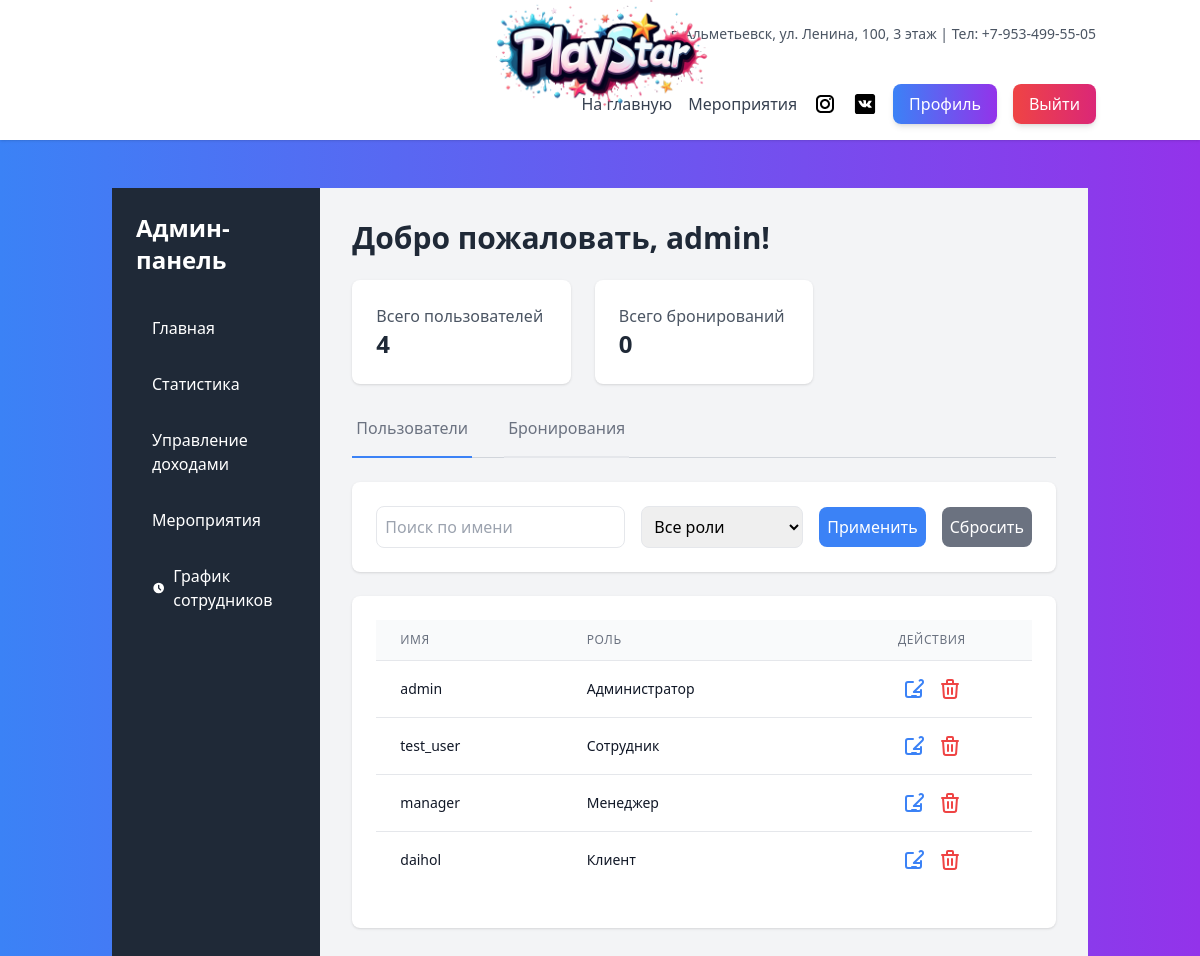
The app's page /staff/admin-dashboard/ (signed in) with its own data.
### main/models.py (models this page shows, shortened)
class CustomUser(AbstractUser):
    ROLE_CHOICES = [
        ('CLIENT', 'Клиент'),
        ('STAFF', 'Сотрудник'),
        ('MANAGER', 'Менеджер'),
        ('ADMIN', 'Администратор'),
    ]
    phone_number = models.CharField(max_length=15, unique=True, verbose_name="Номер телефона")
    role = models.CharField(
        max_length=10,
        choices=ROLE_CHOICES,
        default='CLIENT',
        verbose_name='Роль'
    )
    email = models.EmailField(unique=True, verbose_name="Email")

### staff/views.py (the view)
# urls.py: path('admin-dashboard/', views.admin_dashboard, name='admin_dashboard'),
@login_required
@role_required('Admin', 'Manager')
def admin_dashboard(request):
    all_users = CustomUser.objects.all()
    users = CustomUser.objects.all()
    search_query = request.GET.get('search', '').strip()
    role_filter = request.GET.get('role', '').strip().upper()
    if search_query:
        users = users.filter(username__icontains=search_query)
    if role_filter:
        users = users.filter(role=role_filter)
    total_users = all_users.count()
    bookings = Booking.objects.all()
    booking_search = request.GET.get('booking_search')
    if booking_search:
        bookings = bookings.filter(event_name__icontains=booking_search)
    booking_status = request.GET.get('booking_status')
    if booking_status:
        bookings = bookings.filter(status=booking_status)
    total_bookings = bookings.count()
    pending_bookings = bookings.filter(status='pending').count()
    paginator = Paginator(users, 5)
    page_number = request.GET.get('page', 1)
    page_obj = paginator.get_page(page_number)
    return render(request, 'staff/admin_dashboard.html', {
        'users': page_obj,
        'bookings': bookings,
        'total_users': total_users,
        'total_bookings': total_bookings,
        'pending_bookings': pending_bookings
    })

### staff/views.py (called while the page is built)
def role_required(*group_names):
    def in_groups(user):
        if user.is_authenticated:
            if bool(user.groups.filter(name__in=group_names)) or user.is_superuser:
                return True
        return False
    return user_passes_test(in_groups)

### staff/templates/staff/admin_dashboard.html (shortened to what this page needs)
{% extends 'base.html' %}
{% block content %}
<div class="flex min-h-screen">
<aside class="w-64 bg-gray-800 text-white p-6 flex flex-col justify-between">
    <div>
        <h2 class="text-2xl font-bold mb-8">Админ-панель</h2>
        <nav class="space-y-4">
            <a href="{% url 'admin_dashboard' %}" class="block py-2 px-4 rounded-lg hover:bg-gray-700 transition duration-300">Главная</a>
            <a href="{% url 'statistics' %}" class="block py-2 px-4 hover:bg-gray-700 rounded-lg transition duration-300">Статистика</a>
            <a href="{% url 'income_management' %}" class="block py-2 px-4 rounded-lg hover:bg-gray-700 transition duration-300">Управление доходами</a>
            <a href="{% url 'events' %}" class="block py-2 px-4 rounded-lg hover:bg-gray-700 transition duration-300">Мероприятия</a>
            <a href="{% url 'admin_shift_approval' %}" class="block py-2 px-4 rounded-lg hover:bg-gray-700 transition duration-300 flex items-center">
                <svg xmlns="http://www.w3.org/2000/svg" class="h-5 w-5 mr-2" viewBox="0 0 20 20" fill="currentColor">
                    <path fill-rule="evenodd" d="M10 18a8 8 0 100-16 8 8 0 000 16zm1-12a1 1 0 10-2 0v4a1 1 0 00.293.707l2.828 2.829a1 1 0 101.415-1.415L11 9.586V6z" clip-rule="evenodd" />
                </svg>
                График сотрудников
            </a>
        </nav>
    </div>
</aside>
    <main class="flex-1 p-8 bg-gray-100">
        <header class="mb-8">
            <h1 class="text-3xl font-bold text-gray-800">Добро пожаловать, {{ user.username }}!</h1>
            <div class="grid grid-cols-1 md:grid-cols-3 gap-6 mt-6">
                <div class="bg-white p-6 rounded-lg shadow">
                    <p class="text-gray-600">Всего пользователей</p>
                    <p class="text-2xl font-bold text-gray-800">{{ total_users }}</p>
                </div>
                <div class="bg-white p-6 rounded-lg shadow">
                    <p class="text-gray-600">Всего бронирований</p>
                    <p class="text-2xl font-bold text-gray-800">{{ total_bookings }}</p>
                </div>
            </div>
        </header>
        <div class="mb-6 border-b border-gray-300">
            <nav class="-mb-px flex space-x-8">
                <a href="#" id="tab-users" onclick="showTab('users'); return false;"
                   class="tab-link pb-4 px-1 border-b-2 font-medium text-gray-500 hover:text-gray-700">
                    Пользователи
                </a>
                <a href="#" id="tab-bookings" onclick="showTab('bookings'); return false;"
                   class="tab-link pb-4 px-1 border-b-2 font-medium text-gray-500 hover:text-gray-700">
                    Бронирования
                </a>
            </nav>
        </div>
        <div id="users-tab" class="tab-content">
            <div class="bg-white p-6 rounded-lg shadow mb-6">
                <form method="get" class="flex flex-col md:flex-row md:items-center md:space-x-4">
                    <input type="text" name="search" placeholder="Поиск по имени" value="{{ request.GET.search }}"
                           class="p-2 border rounded-lg flex-1 mb-4 md:mb-0">
                    <select name="role" class="p-2 border rounded-lg mb-4 md:mb-0">
                        <option value="">Все роли</option>
                    </select>
                    <button type="submit" class="bg-blue-500 text-white p-2 rounded-lg hover:bg-blue-600 transition duration-300">
                        Применить
                    </button>
                    <a href="{% url 'admin_dashboard' %}" class="bg-gray-500 text-white p-2 rounded-lg hover:bg-gray-600 transition duration-300">
                        Сбросить
                    </a>
                </form>
            </div>
            <div class="bg-white p-6 rounded-lg shadow overflow-x-auto">
                {% if users.object_list %}
                <table class="min-w-full divide-y divide-gray-200">
                    <thead class="bg-gray-50">
                        <tr>
                            <th class="px-6 py-3 text-left text-xs font-medium text-gray-500 uppercase tracking-wider">Имя</th>
                            <th class="px-6 py-3 text-left text-xs font-medium text-gray-500 uppercase tracking-wider">Роль</th>
                            <th class="px-6 py-3 text-center text-xs font-medium text-gray-500 uppercase tracking-wider">Действия</th>
                        </tr>
                    </thead>
                    <tbody class="bg-white divide-y divide-gray-200">
                        {% for user in users %}
                        <tr>
                            <td class="px-6 py-4 whitespace-nowrap text-sm text-gray-900">{{ user.username }}</td>
                            <td class="px-6 py-4 whitespace-nowrap text-sm text-gray-900">{{ user.get_role_display }}</td>
                            <td class="px-6 py-4 whitespace-nowrap text-center text-sm">
                                <a title="Редактировать пользователя" href="{% url 'edit_user' user.id %}" class="text-blue-500 hover:text-blue-700 mr-2">
                                    <svg xmlns="http://www.w3.org/2000/svg" class="h-6 w-6 inline" fill="none" viewBox="0 0 24 24" stroke="currentColor">
                                        <path stroke-linecap="round" stroke-linejoin="round" stroke-width="2" d="M11 5H6a2 2 0 00-2 2v11a2 2 0 002 2h11a2 2 0 002-2v-5m-1.414-9.414a2 2 0 112.828 2.828L11.828 15H19m-9 4h4" />
                                    </svg>
                                </a>
                                <form action="{% url 'delete_user' user.id %}" method="post" class="inline-block"
                                      onsubmit="return confirm('Вы уверены, что хотите удалить этого пользователя?');">
                                    <button title="Удалить пользователя" type="submit" class="text-red-500 hover:text-red-700">
                                    </button>
                                </form>
                            </td>
                        </tr>
                        {% endfor %}
                    </tbody>
                </table>
                {% else %}
                    <p class="text-gray-600">Пользователи не найдены.</p>
                {% endif %}
            </div>
        </div>
    </main>
</div>
{% endblock %}

### records on screen
CustomUser: username "admin", role "Администратор"
CustomUser: username "test_user", role "Сотрудник"
CustomUser: username "manager", role "Менеджер"
CustomUser: username "daihol", role "Клиент"

### other values on screen
{{ total_users }} "4"
{{ total_bookings }} "0"
